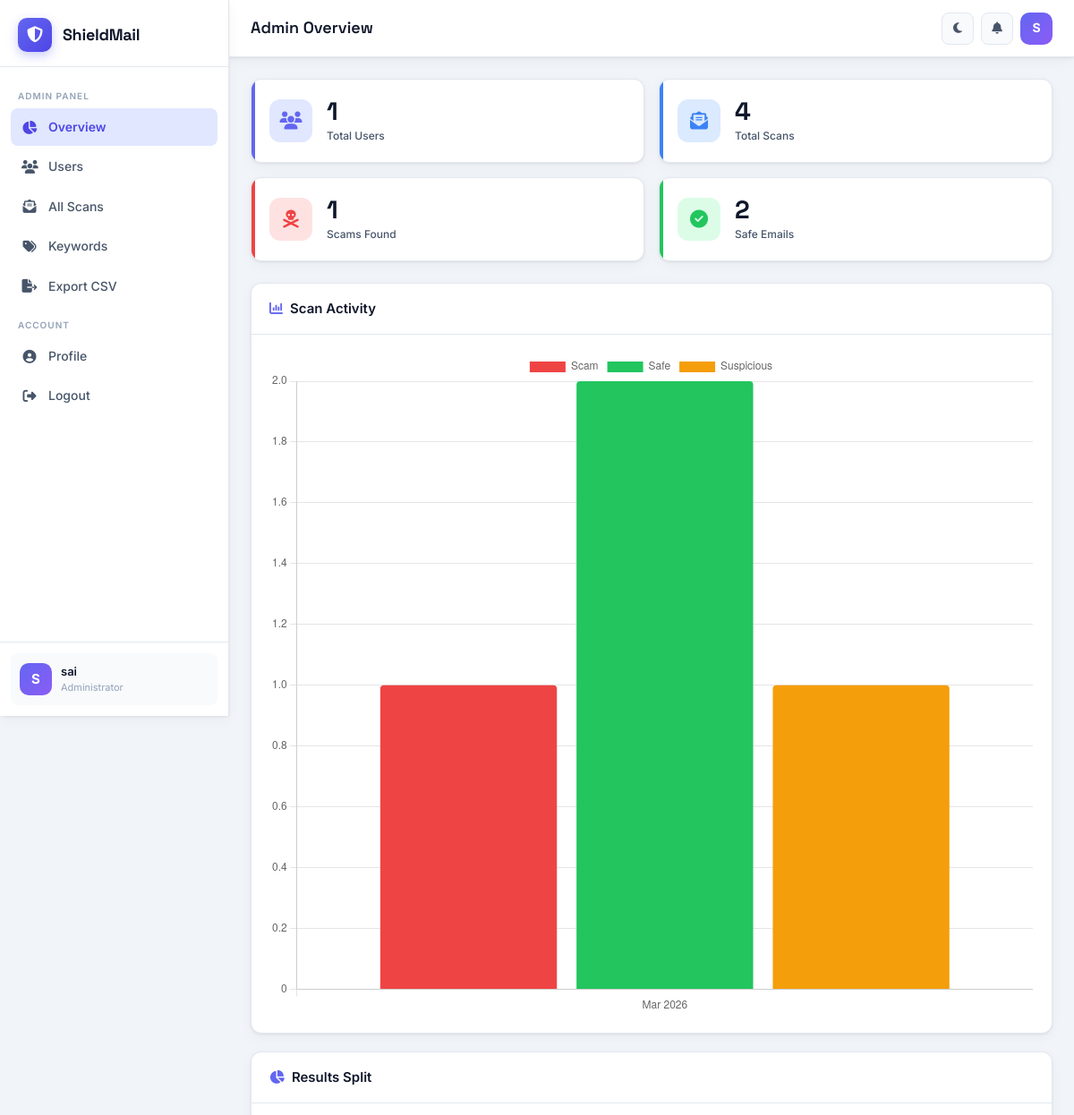
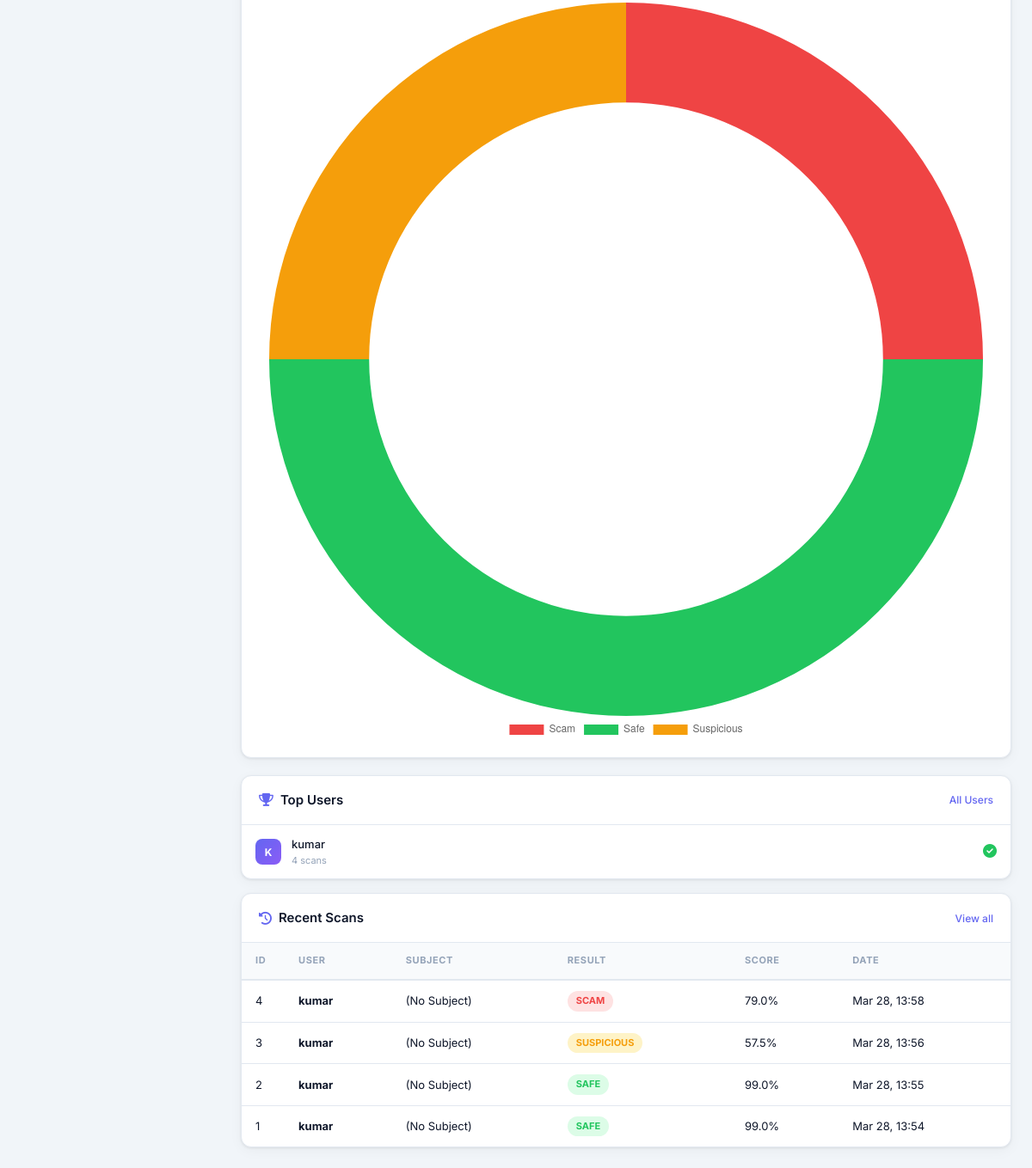
Page /admin-panel/ (signed in) on the committed database (2 pictures, top to bottom).
### scanner/models.py (models this page shows, shortened)
class EmailScan(models.Model):
    RESULT_CHOICES = [('SCAM', 'Scam'), ('SAFE', 'Safe'), ('SUSPICIOUS', 'Suspicious')]
    user = models.ForeignKey(User, on_delete=models.CASCADE, related_name='scans')
    subject = models.CharField(max_length=500, blank=True, null=True)
    sender = models.CharField(max_length=300, blank=True, null=True)
    email_content = models.TextField()
    result = models.CharField(max_length=20, choices=RESULT_CHOICES)
    confidence_score = models.FloatField(default=0.0)
    reasons = models.TextField(default='[]')  # JSON list
    suspicious_links = models.TextField(default='[]')  # JSON list
    detected_keywords = models.TextField(default='[]')  # JSON list
    scanned_at = models.DateTimeField(auto_now_add=True)
    file_name = models.CharField(max_length=255, blank=True, null=True)
    class Meta:
        ordering = ['-scanned_at']

### admin_panel/views.py (the view)
# urls.py: path('', views.dashboard, name='dashboard'),
@login_required
@user_passes_test(admin_required, login_url='/accounts/login/')
def dashboard(request):
    total_users = User.objects.filter(is_staff=False).count()
    total_scans = EmailScan.objects.count()
    scam_count = EmailScan.objects.filter(result='SCAM').count()
    safe_count = EmailScan.objects.filter(result='SAFE').count()
    suspicious_count = EmailScan.objects.filter(result='SUSPICIOUS').count()
    recent_scans = EmailScan.objects.select_related('user').order_by('-scanned_at')[:10]
    top_users = User.objects.filter(is_staff=False).annotate(
        scan_count=Count('scans')
    ).order_by('-scan_count')[:5]
    monthly = {}
    for scan in EmailScan.objects.all():
        key = scan.scanned_at.strftime('%b %Y')
        if key not in monthly:
            monthly[key] = {'scam': 0, 'safe': 0, 'suspicious': 0}
        monthly[key][scan.result.lower()] += 1
    context = {
        'total_users': total_users,
        'total_scans': total_scans,
        'scam_count': scam_count,
        'safe_count': safe_count,
        'suspicious_count': suspicious_count,
        'recent_scans': recent_scans,
        'top_users': top_users,
        'monthly_data': json.dumps(monthly),
    }
    return render(request, 'admin_panel/dashboard.html', context)

### admin_panel/views.py (called while the page is built)
def admin_required(user):
    return user.is_authenticated and user.is_staff

### templates/admin_panel/dashboard.html (shortened to what this page needs)
{% extends 'base.html' %}
{% block page_title %}Admin Overview{% endblock %}
{% block content %}
<div class="stats-grid">
  <div class="stat-card stat-total">
    <div class="stat-icon"><i class="fas fa-users"></i></div>
    <div class="stat-info"><div class="stat-value">{{ total_users }}</div><div class="stat-label">Total Users</div></div>
  </div>
  <div class="stat-card stat-info">
    <div class="stat-icon"><i class="fas fa-envelope-open-text"></i></div>
    <div class="stat-info"><div class="stat-value">{{ total_scans }}</div><div class="stat-label">Total Scans</div></div>
  </div>
  <div class="stat-card stat-scam">
    <div class="stat-icon"><i class="fas fa-skull-crossbones"></i></div>
    <div class="stat-info"><div class="stat-value">{{ scam_count }}</div><div class="stat-label">Scams Found</div></div>
  </div>
  <div class="stat-card stat-safe">
    <div class="stat-icon"><i class="fas fa-circle-check"></i></div>
    <div class="stat-info"><div class="stat-value">{{ safe_count }}</div><div class="stat-label">Safe Emails</div></div>
  </div>
</div>
<div class="dashboard-grid">
  <div class="card">
    <div class="card-header"><h3><i class="fas fa-chart-column"></i> Scan Activity</h3></div>
    <div class="card-body"><canvas id="activityChart" height="260"></canvas></div>
  </div>
  <div class="side-column">
    <div class="card">
      <div class="card-header"><h3><i class="fas fa-chart-pie"></i> Results Split</h3></div>
      <div class="card-body chart-body">
        {% if total_scans > 0 %}
        <canvas id="adminDonut" height="200"></canvas>
        {% else %}
        <div class="empty-state-sm"><i class="fas fa-chart-pie"></i><p>No data yet</p></div>
        {% endif %}
      </div>
    </div>
    <div class="card">
      <div class="card-header">
        <h3><i class="fas fa-trophy"></i> Top Users</h3>
        <a href="{% url 'admin_panel:users_list' %}" class="btn-link-sm">All Users</a>
      </div>
      <div class="card-body p-0">
        <div class="recent-list">
          {% for u in top_users %}
          <div class="recent-item">
            <div class="user-avatar-sm">{{ u.username|first|upper }}</div>
            <div class="recent-info">
              <div class="recent-subject">{{ u.username }}</div>
              <div class="recent-meta">{{ u.scan_count }} scans</div>
            </div>
            <div class="{% if u.is_active %}text-success{% else %}text-danger{% endif %} small-icon">
              <i class="fas {% if u.is_active %}fa-circle-check{% else %}fa-circle-xmark{% endif %}"></i>
            </div>
          </div>
          {% empty %}
          <div class="empty-state-sm"><i class="fas fa-users"></i><p>No users yet</p></div>
          {% endfor %}
        </div>
      </div>
    </div>
  </div>
</div>
<div class="card mt-4">
  <div class="card-header">
    <h3><i class="fas fa-clock-rotate-left"></i> Recent Scans</h3>
    <a href="{% url 'admin_panel:all_scans' %}" class="btn-link-sm">View all</a>
  </div>
  <div class="card-body p-0">
    <div class="table-wrap">
      <table class="data-table">
        <thead><tr><th>ID</th><th>User</th><th>Subject</th><th>Result</th><th>Score</th><th>Date</th></tr></thead>
        <tbody>
          {% for scan in recent_scans %}
          <tr>
            <td class="td-id">{{ scan.id }}</td>
            <td><strong>{{ scan.user.username }}</strong></td>
            <td>{{ scan.subject|default:"(No Subject)"|truncatechars:35 }}</td>
            <td><span class="badge badge-result badge-{{ scan.result|lower }}">{{ scan.result }}</span></td>
            <td>{{ scan.confidence_score }}%</td>
            <td>{{ scan.scanned_at|date:"M d, H:i" }}</td>
          </tr>
          {% empty %}
          <tr><td colspan="6" class="empty-row">No scans yet.</td></tr>
          {% endfor %}
        </tbody>
      </table>
    </div>
  </div>
</div>
{% endblock %}
{% block extra_js %}
<script>
const monthly = {{ monthly_data|safe }};
const labels = Object.keys(monthly).slice(-6);
const scamData = labels.map(k => monthly[k]?.scam || 0);
const safeData = labels.map(k => monthly[k]?.safe || 0);
const suspData = labels.map(k => monthly[k]?.suspicious || 0);
const actCtx = document.getElementById('activityChart');
if (actCtx) {
  new Chart(actCtx, {
    type: 'bar',
    data: {
      labels,
      datasets: [
        { label: 'Scam', data: scamData, backgroundColor: '#ef4444', borderRadius: 4 },
        { label: 'Safe', data: safeData, backgroundColor: '#22c55e', borderRadius: 4 },
        { label: 'Suspicious', data: suspData, backgroundColor: '#f59e0b', borderRadius: 4 },
      ]
    },
    options: { responsive: true, plugins: { legend: { position: 'top' } }, scales: { x: { stacked: false }, y: { beginAtZero: true } } }
  });
}
const donutCtx = document.getElementById('adminDonut');
if (donutCtx) {
  new Chart(donutCtx, {
    type: 'doughnut',
    data: {
      labels: ['Scam', 'Safe', 'Suspicious'],
      datasets: [{ data: [{{ scam_count }}, {{ safe_count }}, {{ suspicious_count }}],
        backgroundColor: ['#ef4444','#22c55e','#f59e0b'], borderWidth: 0, hoverOffset: 6 }]
    },
    options: { cutout: '72%', plugins: { legend: { position: 'bottom' } } }
  });
}
</script>
{% endblock %}

### templates/base.html (shortened to what this page needs)
<!DOCTYPE html>
<html lang="en" data-theme="light">
<head>
  <link rel="stylesheet" href="https://cdnjs.cloudflare.com/ajax/libs/font-awesome/6.5.0/css/all.min.css"/>
  <link rel="stylesheet" href="/static/css/main.css"/>
</head>
<body>
{% if user.is_authenticated %}
<aside class="sidebar" id="sidebar">
  <div class="sidebar-brand">
    <div class="brand-icon"><i class="fas fa-shield-halved"></i></div>
    <span class="brand-text">ShieldMail</span>
  </div>
  <nav class="sidebar-nav">
    {% if user.is_staff %}
    <div class="nav-section-label">Admin Panel</div>
    <a href="{% url 'admin_panel:dashboard' %}" class="nav-item {% if request.resolver_match.namespace == 'admin_panel' and request.resolver_match.url_name == 'dashboard' %}active{% endif %}">
      <i class="fas fa-chart-pie"></i><span>Overview</span>
    </a>
    <a href="{% url 'admin_panel:users_list' %}" class="nav-item {% if request.resolver_match.url_name == 'users_list' %}active{% endif %}">
      <i class="fas fa-users"></i><span>Users</span>
    </a>
    <a href="{% url 'admin_panel:all_scans' %}" class="nav-item {% if request.resolver_match.url_name == 'all_scans' %}active{% endif %}">
      <i class="fas fa-envelope-open-text"></i><span>All Scans</span>
    </a>
    <a href="{% url 'admin_panel:keywords' %}" class="nav-item {% if request.resolver_match.url_name == 'keywords' %}active{% endif %}">
      <i class="fas fa-tags"></i><span>Keywords</span>
    </a>
    <a href="{% url 'admin_panel:export_csv' %}" class="nav-item">
      <i class="fas fa-file-export"></i><span>Export CSV</span>
    </a>
    {% endif %}
    <div class="nav-section-label">Account</div>
    <a href="{% url 'accounts:profile' %}" class="nav-item {% if request.resolver_match.url_name == 'profile' %}active{% endif %}">
      <i class="fas fa-user-circle"></i><span>Profile</span>
    </a>
    <a href="{% url 'accounts:logout' %}" class="nav-item nav-logout">
      <i class="fas fa-right-from-bracket"></i><span>Logout</span>
    </a>
  </nav>
  <div class="sidebar-footer">
    <div class="user-chip">
      <div class="user-avatar">{{ user.username|first|upper }}</div>
      <div class="user-info">
        <div class="user-name">{{ user.get_full_name|default:user.username }}</div>
        <div class="user-role">{% if user.is_staff %}Administrator{% else %}User{% endif %}</div>
      </div>
    </div>
  </div>
</aside>
<div class="main-wrapper">
  <header class="topbar">
    <div class="topbar-title">{% block page_title %}Dashboard{% endblock %}</div>
    <div class="topbar-actions">
      <button class="icon-btn theme-toggle" id="themeToggle" title="Toggle dark mode">
        <i class="fas fa-moon" id="themeIcon"></i>
      </button>
      <div class="notification-bell">
        <button class="icon-btn"><i class="fas fa-bell"></i></button>
      </div>
      <a href="{% url 'accounts:profile' %}" class="topbar-avatar">{{ user.username|first|upper }}</a>
    </div>
  </header>
  <main class="content-area">
    {% block content %}{% endblock %}
  </main>
</div>
{% else %}
{% block auth_content %}{% endblock %}
{% endif %}
{% block extra_js %}{% endblock %}
</body>
</html>

### rows in the picture
EmailScan: id "4", user.username "kumar", subject "(No Subject)", result "SCAM", confidence_score "79.0", scanned_at "Mar 28, 13:58"
EmailScan: id "3", user.username "kumar", subject "(No Subject)", result "SUSPICIOUS", confidence_score "57.5", scanned_at "Mar 28, 13:56"
EmailScan: id "2", user.username "kumar", subject "(No Subject)", result "SAFE", confidence_score "99.0", scanned_at "Mar 28, 13:55"
EmailScan: id "1", user.username "kumar", subject "(No Subject)", result "SAFE", confidence_score "99.0", scanned_at "Mar 28, 13:54"

### other values in the picture
{{ user.username|first|upper }} "S"
{{ user.get_full_name|default:user.username }} "sai"
{{ total_users }} "1"
{{ total_scans }} "4"
{{ scam_count }} "1"
{{ safe_count }} "2"
{{ u.username|first|upper }} "K"
{{ u.username }} "kumar"
{{ u.scan_count }} "4"
chart data {{ scam_count }} 1
chart data {{ safe_count }} 2
chart data {{ suspicious_count }} 1
